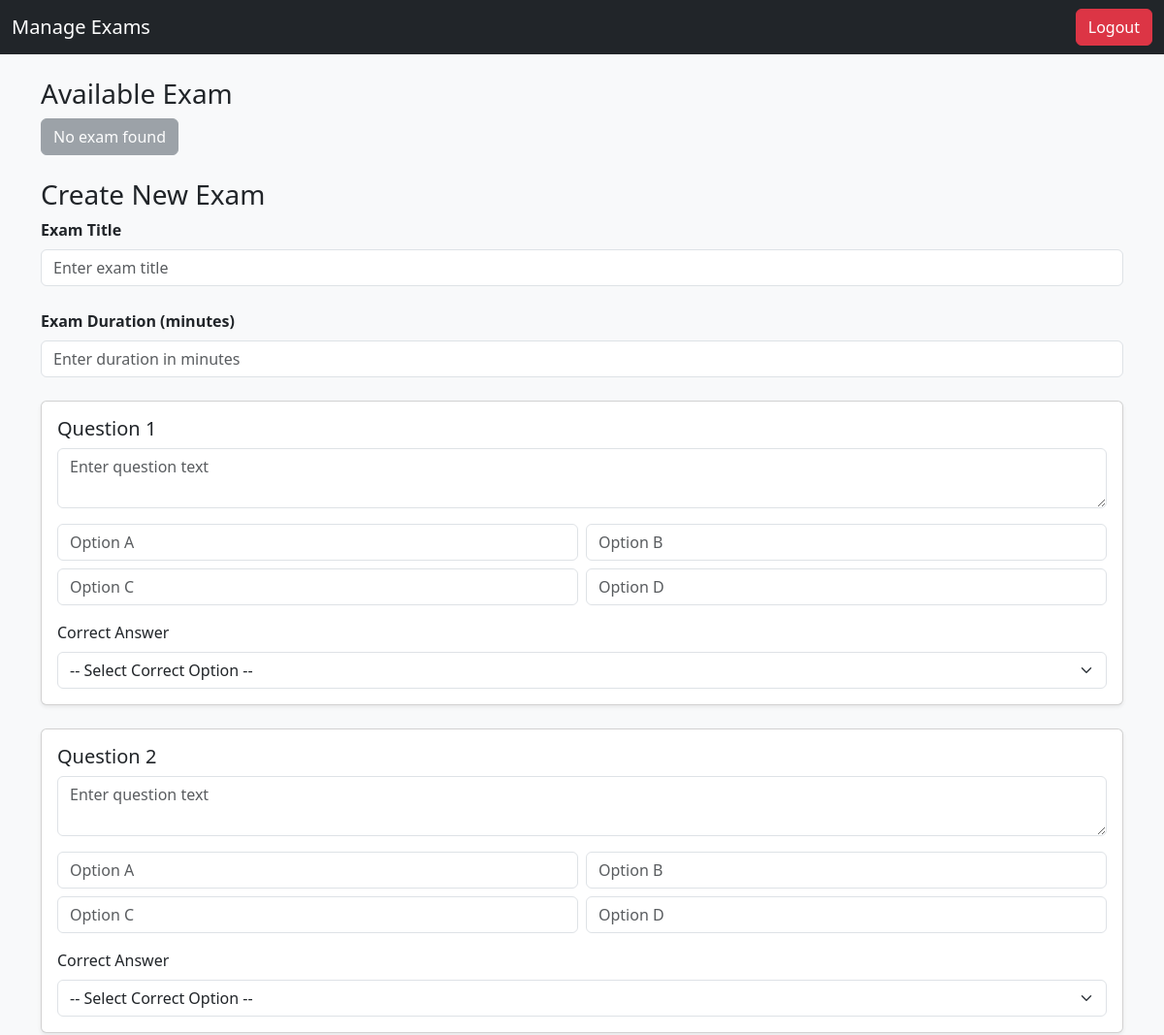
Page /admin/manage-exams (signed in, upper part) on the earlier database version.
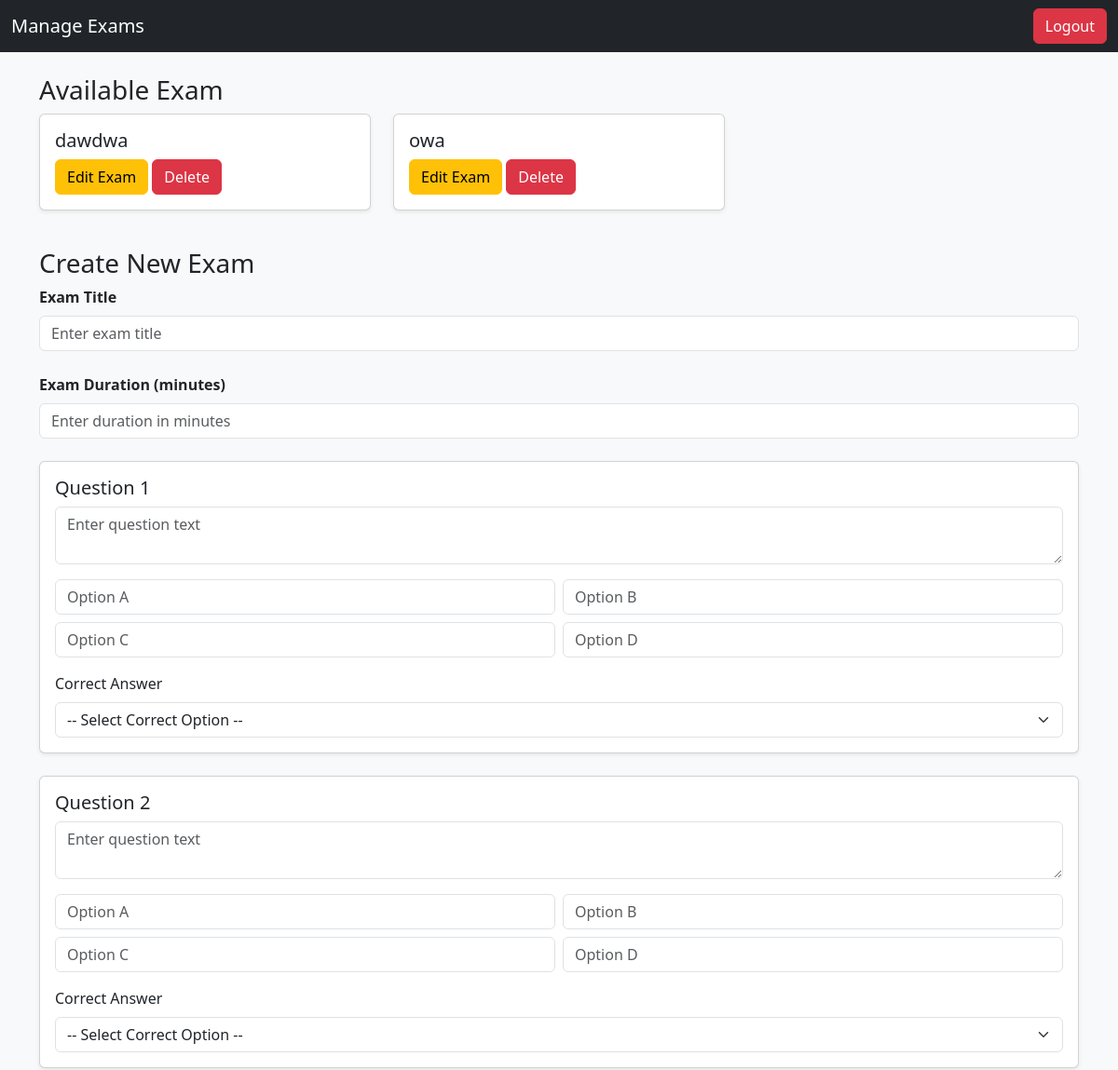
Same page on the later database version.
### models/exam.py (models this page shows)
class Exam(db.Model):
    __tablename__ = "exams"
    id = db.Column(db.Integer, primary_key=True)
    title = db.Column(db.String(100), nullable=False)
    duration = db.Column(db.Integer, nullable=False, default=30)  # in minutes
    questions = db.relationship("Question", backref="exam", lazy=True)
    results = db.relationship("Result", backref="exam", lazy=True)

### routes/admin_routes.py (the view, shortened to what this page needs)
@admin_bp.route("/manage-exams", methods=["GET", "POST"])
@login_required
def manage_exams():
    exams = Exam.query.all()
    return render_template("admin_manage_exams.html", exams=exams)

### app.py (called while the page is built)
def create_app():
    app = Flask(__name__, instance_relative_config=True)
    app.config.from_object("config.Config")
    app.config.from_pyfile("config.py", silent=True)
    db.init_app(app)
    login_manager.init_app(app)
    @login_manager.user_loader
    def load_user(user_id):
        return User.query.get(int(user_id))
    app.register_blueprint(auth_bp)
    app.register_blueprint(admin_bp)
    app.register_blueprint(student_bp)
    @app.route("/")
    def index():
        return render_template("landing.html")   # shows login/register options
    return app

### templates/admin_manage_exams.html (shortened to what this page needs)
<!DOCTYPE html>
<html lang="en">
<head>
  <link href="https://cdn.jsdelivr.net/npm/bootstrap@5.3.0/dist/css/bootstrap.min.css" rel="stylesheet">
</head>
<body class="bg-light">
  <nav class="navbar navbar-dark bg-dark">
    <div class="container-fluid">
      <a class="navbar-brand" href="#">Manage Exams</a>
      <a href="{{ url_for('auth.logout') }}" class="btn btn-danger">Logout</a>
    </div>
  </nav>
  <div class="container mt-4">
    <div class="row">
      <h3>Available Exam</h3>
      {% if exams %}
      {% for exam in exams %}
      <div class="col-md-4 mb-3">
        <div class="card shadow-sm">
          <div class="card-body">
            <h5 class="card-title">{{ exam.title }}</h5>
            <button class="btn btn-warning" data-bs-toggle="modal" data-bs-target="#editExamModal{{ exam.id }}">
              Edit Exam
            </button>
            <button class="btn btn-danger" data-bs-toggle="modal" data-bs-target="#deleteExamModal{{ exam.id }}">
              Delete
            </button>
          </div>
        </div>
      </div>
      {% endfor %}
      {% else %}
      <div class="col-12">
        <button class="btn btn-secondary" disabled>No exam found</button>
      </div>
      {% endif %}
    </div>
  </div>
  <div class="container mt-4">
    <h3>Create New Exam</h3>
    <form method="POST" action="{{ url_for('admin.manage_exams') }}">
      <div class="mb-4">
        <label class="form-label"><strong>Exam Title</strong></label>
        <input type="text" name="exam_title" class="form-control" placeholder="Enter exam title" required>
      </div>
      <div class="mb-4">
        <label class="form-label"><strong>Exam Duration (minutes)</strong></label>
        <input type="number" name="exam_duration" class="form-control" placeholder="Enter duration in minutes" required
          min="1">
      </div>
      {% for i in range(1, 6) %}
      <div class="card mb-4 shadow-sm">
        <div class="card-body">
          <h5 class="card-title">Question {{ i }}</h5>
          <div class="mb-3">
            <textarea name="question_{{ i }}" class="form-control" placeholder="Enter question text" rows="2"
              required></textarea>
          </div>
          <div class="row g-2">
            <div class="col-md-6">
              <input type="text" name="optionA_{{ i }}" class="form-control" placeholder="Option A" required>
            </div>
            <div class="col-md-6">
              <input type="text" name="optionB_{{ i }}" class="form-control" placeholder="Option B" required>
            </div>
            <div class="col-md-6">
              <input type="text" name="optionC_{{ i }}" class="form-control" placeholder="Option C" required>
            </div>
            <div class="col-md-6">
              <input type="text" name="optionD_{{ i }}" class="form-control" placeholder="Option D" required>
            </div>
          </div>
          <div class="mt-3">
            <label class="form-label">Correct Answer</label>
            <select name="correct_{{ i }}" class="form-select" required>
              <option value="">-- Select Correct Option --</option>
            </select>
          </div>
        </div>
      </div>
      {% endfor %}
    </form>
  </div>
</body>
</html>

Differences in the rows shown:
added Exam: title "dawdwa"
added Exam: title "owa"
Other differences:
text no longer shown: "No exam found"
